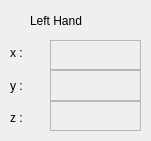
    <widget class="QFrame" name="frame_16">
     <property name="geometry">
      <rect>
       <x>160</x>
       <y>640</y>
       <width>151</width>
       <height>141</height>
      </rect>
     </property>
     <property name="frameShape">
      <enum>QFrame::NoFrame</enum>
     </property>
     <property name="frameShadow">
      <enum>QFrame::Raised</enum>
     </property>
     <widget class="QWidget" name="verticalLayoutWidget_34">
      <property name="geometry">
       <rect>
        <x>50</x>
        <y>40</y>
        <width>91</width>
        <height>91</height>
       </rect>
      </property>
      <layout class="QVBoxLayout" name="verticalLayout_34">
       <property name="spacing">
        <number>0</number>
       </property>
       <item>
        <widget class="QLabel" name="label_119">
         <property name="autoFillBackground">
          <bool>false</bool>
         </property>
         <property name="frameShape">
          <enum>QFrame::StyledPanel</enum>
         </property>
         <property name="text">
          <string/>
         </property>
        </widget>
       </item>
       <item>
        <widget class="QLabel" name="label_120">
         <property name="frameShape">
          <enum>QFrame::StyledPanel</enum>
         </property>
         <property name="text">
          <string/>
         </property>
        </widget>
       </item>
       <item>
        <widget class="QLabel" name="label_121">
         <property name="frameShape">
          <enum>QFrame::StyledPanel</enum>
         </property>
         <property name="text">
          <string/>
         </property>
        </widget>
       </item>
      </layout>
     </widget>
     <widget class="QWidget" name="verticalLayoutWidget_35">
      <property name="geometry">
       <rect>
        <x>10</x>
        <y>40</y>
        <width>31</width>
        <height>91</height>
       </rect>
      </property>
      <layout class="QVBoxLayout" name="verticalLayout_35">
       <item>
        <widget class="QLabel" name="label_122">
         <property name="text">
          <string>x :</string>
         </property>
        </widget>
       </item>
       <item>
        <widget class="QLabel" name="label_123">
         <property name="text">
          <string>y :</string>
         </property>
        </widget>
       </item>
       <item>
        <widget class="QLabel" name="label_124">
         <property name="text">
          <string>z :</string>
         </property>
        </widget>
       </item>
      </layout>
     </widget>
     <widget class="QLabel" name="label_125">
      <property name="geometry">
       <rect>
        <x>30</x>
        <y>10</y>
        <width>101</width>
        <height>21</height>
       </rect>
      </property>
      <property name="text">
       <string>Left Hand</string>
      </property>
     </widget>
    </widget>
